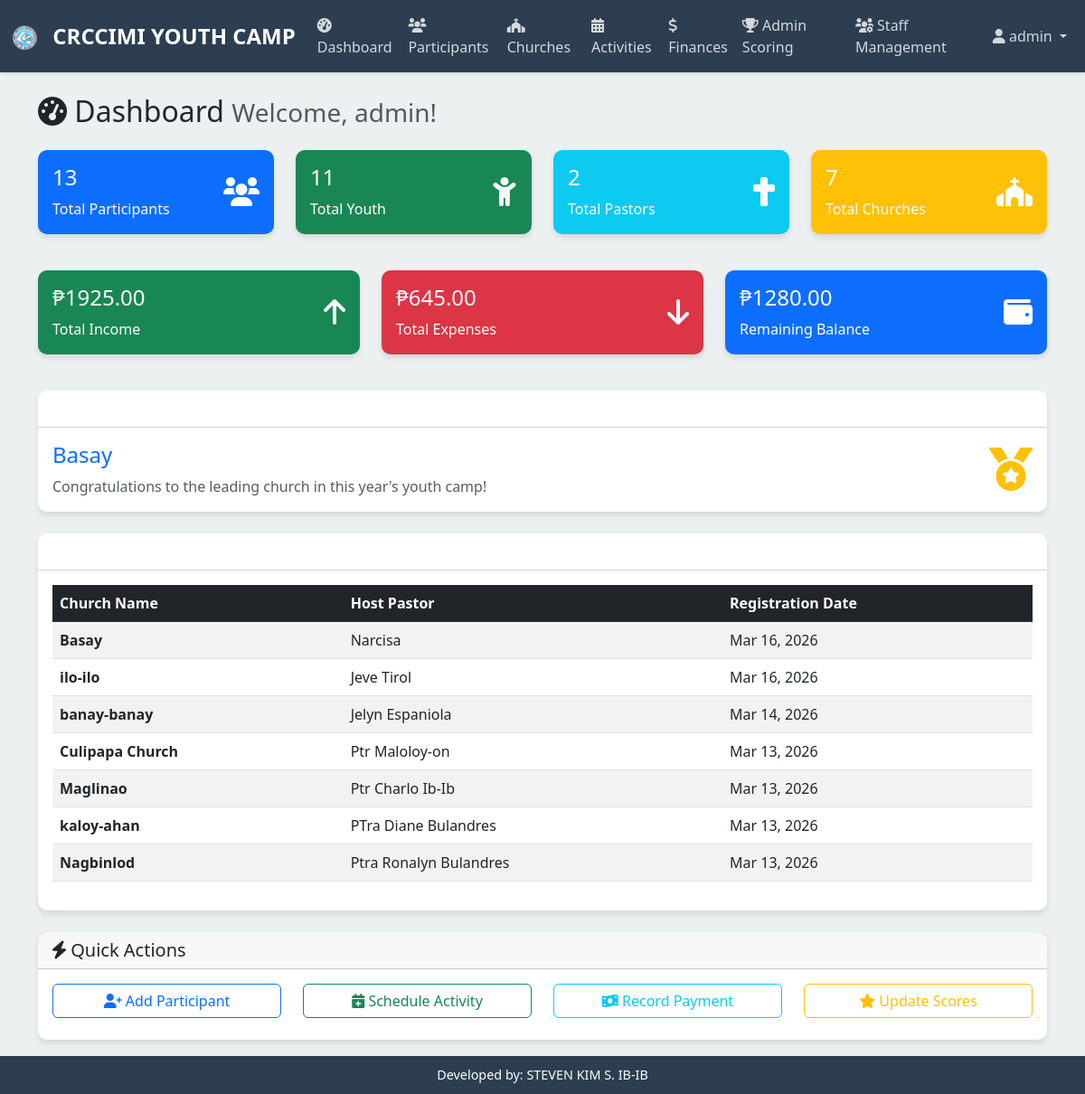
The page /dashboard/ (signed in) on the database its author committed.
### youthcamp/models.py (models this page shows, shortened)
class Church(models.Model):
    name = models.CharField(max_length=200)
    host_pastor = models.CharField(max_length=200)
    created_at = models.DateTimeField(auto_now_add=True)
    updated_at = models.DateTimeField(auto_now=True)

### youthcamp/views.py (the view)
# urls.py: path('dashboard/', views.dashboard_view, name='dashboard'),
@login_required
def dashboard_view(request):
    total_participants = Participant.objects.count()
    total_youth = Participant.objects.filter(category__iexact='youth').count()
    total_pastors = Participant.objects.filter(category__iexact='pastor').count()
    churches = Church.objects.all().order_by('-created_at')
    total_churches = churches.count()
    leading_church = churches.first().name if churches.exists() else "No churches registered"
    total_income = Finance.objects.filter(transaction_type='income').aggregate(total=Sum('amount'))['total'] or 0
    total_expenses = Finance.objects.filter(transaction_type='expense').aggregate(total=Sum('amount'))['total'] or 0
    remaining_balance = total_income - total_expenses
    context = {
        'total_participants': total_participants,
        'total_youth': total_youth,
        'total_pastors': total_pastors,
        'total_churches': total_churches,
        'churches': churches,
        'leading_church': leading_church,
        'total_income': total_income,
        'total_expenses': total_expenses,
        'remaining_balance': remaining_balance,
        'user': request.user,
    }
    return render(request, 'dashboard.html', context)

### templates/dashboard.html (shortened to what this page needs)
{% extends 'base.html' %}
{% block content %}
<div class="container mt-4">
    <div class="row">
        <div class="col-12">
            <h2 class="mb-4">
                <i class="fas fa-tachometer-alt"></i> Dashboard
                <small class="text-muted">Welcome, {{ user.username }}!</small>
            </h2>
        </div>
    </div>
    <div class="row mb-4">
        <div class="col-md-3 col-sm-6 mb-3">
            <div class="card bg-primary text-white">
                <div class="card-body">
                    <div class="d-flex justify-content-between">
                        <div>
                            <h4 class="card-title">{{ total_participants }}</h4>
                            <p class="card-text">Total Participants</p>
                        </div>
                        <div class="align-self-center">
                            <i class="fas fa-users fa-2x"></i>
                        </div>
                    </div>
                </div>
            </div>
        </div>
        <div class="col-md-3 col-sm-6 mb-3">
            <div class="card bg-success text-white">
                <div class="card-body">
                    <div class="d-flex justify-content-between">
                        <div>
                            <h4 class="card-title">{{ total_youth }}</h4>
                            <p class="card-text">Total Youth</p>
                        </div>
                        <div class="align-self-center">
                            <i class="fas fa-child fa-2x"></i>
                        </div>
                    </div>
                </div>
            </div>
        </div>
        <div class="col-md-3 col-sm-6 mb-3">
            <div class="card bg-info text-white">
                <div class="card-body">
                    <div class="d-flex justify-content-between">
                        <div>
                            <h4 class="card-title">{{ total_pastors }}</h4>
                            <p class="card-text">Total Pastors</p>
                        </div>
                        <div class="align-self-center">
                            <i class="fas fa-cross fa-2x"></i>
                        </div>
                    </div>
                </div>
            </div>
        </div>
        <div class="col-md-3 col-sm-6 mb-3">
            <div class="card bg-warning text-white">
                <div class="card-body">
                    <div class="d-flex justify-content-between">
                        <div>
                            <h4 class="card-title">{{ total_churches }}</h4>
                            <p class="card-text">Total Churches</p>
                        </div>
                        <div class="align-self-center">
                            <i class="fas fa-church fa-2x"></i>
                        </div>
                    </div>
                </div>
            </div>
        </div>
    </div>
    <div class="row mb-4">
        <div class="col-md-4 mb-3">
            <div class="card bg-success text-white">
                <div class="card-body">
                    <div class="d-flex justify-content-between">
                        <div>
                            <h4 class="card-title">₱{{ total_income|floatformat:2 }}</h4>
                            <p class="card-text">Total Income</p>
                        </div>
                        <div class="align-self-center">
                            <i class="fas fa-arrow-up fa-2x"></i>
                        </div>
                    </div>
                </div>
            </div>
        </div>
        <div class="col-md-4 mb-3">
            <div class="card bg-danger text-white">
                <div class="card-body">
                    <div class="d-flex justify-content-between">
                        <div>
                            <h4 class="card-title">₱{{ total_expenses|floatformat:2 }}</h4>
                            <p class="card-text">Total Expenses</p>
                        </div>
                        <div class="align-self-center">
                            <i class="fas fa-arrow-down fa-2x"></i>
                        </div>
                    </div>
                </div>
            </div>
        </div>
        <div class="col-md-4 mb-3">
            <div class="card bg-primary text-white">
                <div class="card-body">
                    <div class="d-flex justify-content-between">
                        <div>
                            <h4 class="card-title">₱{{ remaining_balance|floatformat:2 }}</h4>
                            <p class="card-text">Remaining Balance</p>
                        </div>
                        <div class="align-self-center">
                            <i class="fas fa-wallet fa-2x"></i>
                        </div>
                    </div>
                </div>
            </div>
        </div>
    </div>
    <div class="row mb-4">
        <div class="col-12">
            <div class="card">
                <div class="card-header bg-gradient" style="background: linear-gradient(135deg, #667eea 0%, #764ba2 100%); color: white;">
                    <h5 class="mb-0">
                        <i class="fas fa-trophy"></i> Current Leading Church
                    </h5>
                </div>
                <div class="card-body">
                    <div class="row align-items-center">
                        <div class="col-md-8">
                            <h4 class="text-primary">{{ leading_church }}</h4>
                            <p class="text-muted mb-0">Congratulations to the leading church in this year's youth camp!</p>
                        </div>
                        <div class="col-md-4 text-end">
                            <i class="fas fa-medal fa-3x text-warning"></i>
                        </div>
                    </div>
                </div>
            </div>
        </div>
    </div>
    <div class="row mb-4">
        <div class="col-12">
            <div class="card">
                <div class="card-header bg-gradient" style="background: linear-gradient(135deg, #667eea 0%, #764ba2 100%); color: white;">
                    <h5 class="mb-0">
                        <i class="fas fa-church"></i> Registered Churches
                    </h5>
                </div>
                <div class="card-body">
                    {% if churches %}
                        <div class="table-responsive">
                            <table class="table table-striped table-hover">
                                <thead class="table-dark">
                                    <tr>
                                        <th>Church Name</th>
                                        <th>Host Pastor</th>
                                        <th>Registration Date</th>
                                    </tr>
                                </thead>
                                <tbody>
                                    {% for church in churches %}
                                    <tr>
                                        <td><strong>{{ church.name }}</strong></td>
                                        <td>{{ church.host_pastor }}</td>
                                        <td>{{ church.created_at|date:"M d, Y" }}</td>
                                    </tr>
                                    {% endfor %}
                                </tbody>
                            </table>
                        </div>
                    {% endif %}
                </div>
            </div>
        </div>
    </div>
    <div class="row">
        <div class="col-12">
            <div class="card">
                <div class="card-header">
                    <h5 class="mb-0">
                        <i class="fas fa-bolt"></i> Quick Actions
                    </h5>
                </div>
                <div class="card-body">
                    <div class="row">
                        <div class="col-md-3 col-sm-6 mb-2">
                            <a href="{% url 'participants' %}" class="btn btn-outline-primary btn-block w-100">
                                <i class="fas fa-user-plus"></i> Add Participant
                            </a>
                        </div>
                        <div class="col-md-3 col-sm-6 mb-2">
                            <a href="{% url 'activities' %}" class="btn btn-outline-success btn-block w-100">
                                <i class="fas fa-calendar-plus"></i> Schedule Activity
                            </a>
                        </div>
                        <div class="col-md-3 col-sm-6 mb-2">
                            <a href="{% url 'finances' %}" class="btn btn-outline-info btn-block w-100">
                                <i class="fas fa-money-bill-wave"></i> Record Payment
                            </a>
                        </div>
                        <div class="col-md-3 col-sm-6 mb-2">
                            <a href="{% url 'admin_scoring' %}" class="btn btn-outline-warning btn-block w-100">
                                <i class="fas fa-star"></i> Update Scores
                            </a>
                        </div>
                    </div>
                </div>
            </div>
        </div>
    </div>
</div>
{% endblock %}

### templates/base.html (shortened to what this page needs)
<!DOCTYPE html>
<html lang="en">
<head>
    <link href="https://cdn.jsdelivr.net/npm/bootstrap@5.3.0/dist/css/bootstrap.min.css" rel="stylesheet">
    <link href="https://cdnjs.cloudflare.com/ajax/libs/font-awesome/6.0.0/css/all.min.css" rel="stylesheet">
</head>
<body>
    {% if user.is_authenticated %}
    <nav class="navbar navbar-expand-lg navbar-custom">
        <div class="container-fluid">
            <span class="navbar-brand">
                <img src="/static/logo.png" alt="CRCCIMI YOUTH CAMP Logo" style="height: 30px; width: auto; margin-right: 10px;">
                CRCCIMI YOUTH CAMP
            </span>
            <div class="collapse navbar-collapse" id="navbarNav">
                <ul class="navbar-nav me-auto">
                    <li class="nav-item">
                        <a class="nav-link" href="{% url 'dashboard' %}">
                            <i class="fas fa-tachometer-alt"></i> Dashboard
                        </a>
                    </li>
                    <li class="nav-item">
                        <a class="nav-link" href="{% url 'participants' %}">
                            <i class="fas fa-users"></i> Participants
                        </a>
                    </li>
                    <li class="nav-item">
                        <a class="nav-link" href="{% url 'churches' %}">
                            <i class="fas fa-church"></i> Churches
                        </a>
                    </li>
                    <li class="nav-item">
                        <a class="nav-link" href="{% url 'activities' %}">
                            <i class="fas fa-calendar-alt"></i> Activities
                        </a>
                    </li>
                    <li class="nav-item">
                        <a class="nav-link" href="{% url 'finances' %}">
                            <i class="fas fa-dollar-sign"></i> Finances
                        </a>
                    </li>
                    {% if user.is_staff or user.is_superuser %}
                    <li class="nav-item">
                        <a class="nav-link" href="{% url 'admin_scoring' %}">
                            <i class="fas fa-trophy"></i> Admin Scoring
                        </a>
                    </li>
                    {% endif %}
                    {% if user.is_superuser %}
                    <li class="nav-item">
                        <a class="nav-link" href="{% url 'staff_management' %}">
                            <i class="fas fa-users-cog"></i> Staff Management
                        </a>
                    </li>
                    {% endif %}
                </ul>
                <ul class="navbar-nav">
                    <li class="nav-item dropdown">
                        <a class="nav-link dropdown-toggle" href="#" id="navbarDropdown" role="button" data-bs-toggle="dropdown">
                            <i class="fas fa-user"></i> {{ user.username }}
                        </a>
                    </li>
                </ul>
            </div>
        </div>
    </nav>
    {% endif %}
    <div class="main-content">
        {% block content %}{% endblock %}
    </div>
    {% if user.is_authenticated %}
    <div class="footer-credit">
        Developed by: STEVEN KIM S. IB-IB
    </div>
    {% endif %}
</body>
</html>

### templates/base.html (style rules this page uses)
:root { --primary-color: #2c3e50; --secondary-color: #3498db; --accent-color: #e74c3c; --success-color: #27ae60; --light-bg: #ecf0f1; }
body { font-family: 'Segoe UI', Tahoma, Geneva, Verdana, sans-serif; background-color: var(--light-bg); margin: 0; padding: 0; }
.navbar-custom { background-color: var(--primary-color); box-shadow: 0 2px 4px rgba(0,0,0,0.1); }
.navbar-brand { font-weight: bold; color: white !important; font-size: 1.5rem; }
.nav-link { color: rgba(255,255,255,0.8) !important; transition: color 0.3s ease; }
.card { border: none; border-radius: 10px; box-shadow: 0 4px 6px rgba(0,0,0,0.1); transition: transform 0.3s ease; }
.footer-credit { background-color: var(--primary-color); color: white; text-align: center; padding: 10px; position: fixed; bottom: 0; width: 100%; font-size: 0.9rem; }
.main-content { padding-bottom: 60px; }

### rows shown on the page
Church: name "Basay", host_pastor "Narcisa", created_at "Mar 16, 2026"
Church: name "ilo-ilo", host_pastor "Jeve Tirol", created_at "Mar 16, 2026"
Church: name "banay-banay", host_pastor "Jelyn Espaniola", created_at "Mar 14, 2026"
Church: name "Culipapa Church", host_pastor "Ptr Maloloy-on", created_at "Mar 13, 2026"
Church: name "Maglinao", host_pastor "Ptr Charlo Ib-Ib", created_at "Mar 13, 2026"
Church: name "kaloy-ahan", host_pastor "PTra Diane Bulandres", created_at "Mar 13, 2026"
Church: name "Nagbinlod", host_pastor "Ptra Ronalyn Bulandres", created_at "Mar 13, 2026"

### other values the page prints
{{ user.username }} "admin"
{{ total_participants }} "13"
{{ total_youth }} "11"
{{ total_pastors }} "2"
{{ total_churches }} "7"
{{ total_income|floatformat:2 }} "1925.00"
{{ total_expenses|floatformat:2 }} "645.00"
{{ remaining_balance|floatformat:2 }} "1280.00"
